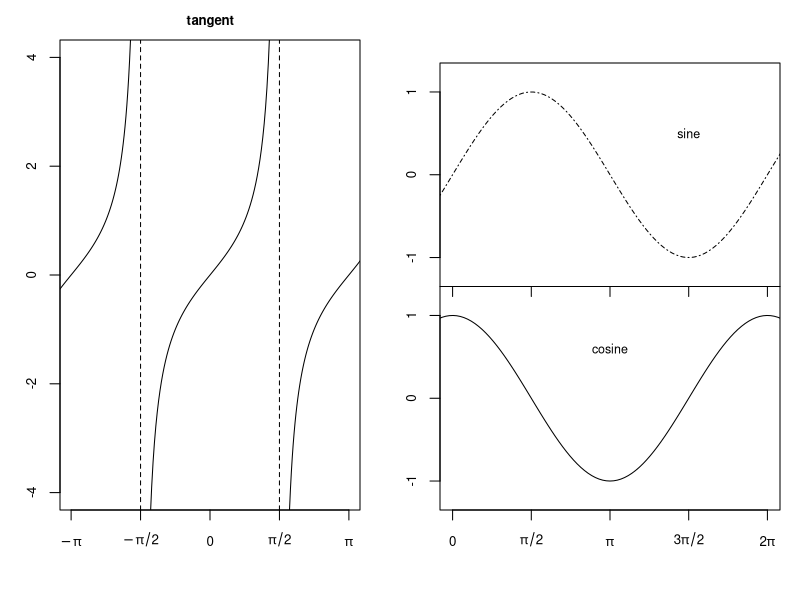

This chart was generated by the following R code:
### comments from TA: minor problems
### Note: comments for specific question may be found, 
###       especially if anything wrong 

# comment(Q1 and Q2): result not printed out because source() don't print variables themselves, 
#          so you should use print() -0.5

### Jessica Miller ###
###  ST 758 HW 1   ###
### Aug. 30, 2016  ###

# Homework 1, Due August 30, 2016 at the beginning of class

# write an R script to solve the problems in this assignment,
# save the R script as <unityid>HW1.R


# IMPORTANT: The homeworks will be graded by 
# me or the TA running source("<unityid>HWj.R")
# and looking at the printed output and any files that are output,
# so make sure you check that sourcing your file produces the output you expect
# We may also look at your code, so if you want to have the best chance
# of getting partial credit, make sure you provide informative comments.

#setwd("F:/ST 758/jmmill13ST758")

## PROBLEM 1

# Initializing vectors of length 1000
log <- vector(mode="logical", length=1000)
int <- vector(mode="integer", length=1000)
doub <- vector(mode="double", length=1000)
comp <- vector(mode="complex", length=1000)
char <- vector(mode="character", length=1000)
# Printing object sizes
object.size(log)
object.size(int)
object.size(doub)
object.size(comp)
object.size(char)

## PROBLEM 2

# The following code creates a vector and a matrix of size 1000 x 1000
vec <- (1:1000)/1000
mat <- exp( - sqrt( outer( vec, -vec, "+" )^2 ) ) 

# Double for loop multiplying mat by vec
result <- vector(length=1000)     # Initialize result vector
ptm <- proc.time()                # Start the clock: double for loop
for (j in 1:1000) {               # Loop over rows of mat
  mult <- vector(length=1000)     # Initialize mult, the vector of mat elements times vec elements
  for (i in 1:1000) {             # Loop over columns of mat
    mult[i] <- mat[j,i]*vec[i]    # Multiply each element of the ith column of mat by the ith element of vec
  }
  result[j] <- sum(mult, na.rm=T) # Sum the elements of mat, store in ith element of result
}
proc.time() - ptm                 # Stop the clock: double for loop

# Matrix multiplication
result2 <- vector(length=1000)    # Initialize second result vector
ptm2 <- proc.time()               # Start the clock: matrix mult
result2 <- mat %*% vec            # Multiply mat by vec, matrix style
proc.time() - ptm2                # Stop the clock: matrix mult

# Sum of squared differences
result3 <- vector(length=1000)    # Initialize vector to contain squared differences
result3 <- (result - result2)^2   # Calculate the squared difference
sum(result3)                      # Very small difference (likely rounding error)

## PROBLEM 3

# comment: figure different at edges. -0.5

# save the result as 'hw1p3.eps'
dev.off()
plot.new()
postscript(file="hw1p3.eps", width=8.4, height=4, horizontal=FALSE)

# Plot cosine function
par(fig=c(.55,.975,.15,.5225), oma=c(0,0,0,0), mar=c(0,0,0,0))            # Set figure location and margins
curve(cos, -.5, 2*pi+.5, xlim=c(0,2*pi), ylim=c(-1-.25,1+.25),            # Plot cosine curve
      main="", ylab="", xlab="", xaxt="n", yaxt="n", cex.axis=.8)
axis(1, at = c(0, pi/2, pi, 3*pi/2, 2*pi), labels =                       # Set custom x-axis
      expression(0, pi/2, pi, 3*pi/2, 2*pi), cex.axis=.8)
axis(2, at = c(-1, 0, 1), labels = c(-1, 0, 1), cex.axis=.8)              # Set custom y-axis
text(pi,0.6, "cosine", cex=.75)                                           # Add "cosine" text

# Plot tangent function piece by piece
par(fig=c(.075,.45,.15,1), oma=c(0,0,0,0), mar=c(0,0,2,0), new=TRUE)      # Set figure location and margins
curve(tan, -pi-.5, -pi/2-.0001, xlim=c(-pi,pi), ylim=c(-4,4),             # Plot first part of tangent curve
      main="tangent", ylab="", xlab="", xaxt="n", cex.axis=.8,
      cex.main=.8)
curve(tan, -pi/2+.0001, pi/2-.0001 , add=TRUE)                            # Plot second part
curve(tan, pi/2+.0001, pi+.5, add=TRUE)                                   # Plot third part
abline(v=-pi/2, lty=2)                                                    # Add asymptotes
abline(v=pi/2, lty=2)
axis(1, at = c(-pi, -pi/2, 0, pi/2, pi), labels =                         # Set custom x-axis
      expression(-pi, -pi/2, 0, pi/2, pi), cex.axis=.8)

# Plot sine function
par(fig=c(.55,.975,.5225,.895), oma=c(0,0,0,0), mar=c(0,0,0,0), new=TRUE) # Set figure location and margins
curve(sin, -.5, 2*pi+.5, xlim=c(0,2*pi), ylim=c(-1-.25,1+.25),            # Plot sine curve
      xaxt="n", yaxt="n", cex.axis=.8, lty=4)
axis(1, at = c(0, pi/2, pi, 3*pi/2, 2*pi), labels=c("","","","",""))      # Set custom x-axis
text(3*pi/2,.5, "sine", cex=0.75)                                         # Add "sine" text
axis(2, at = c(-1, 0, 1), labels = c(-1, 0, 1), cex.axis=.8)              # Set custom y-axis

dev.off()     # Save plot as hw1p3.eps








